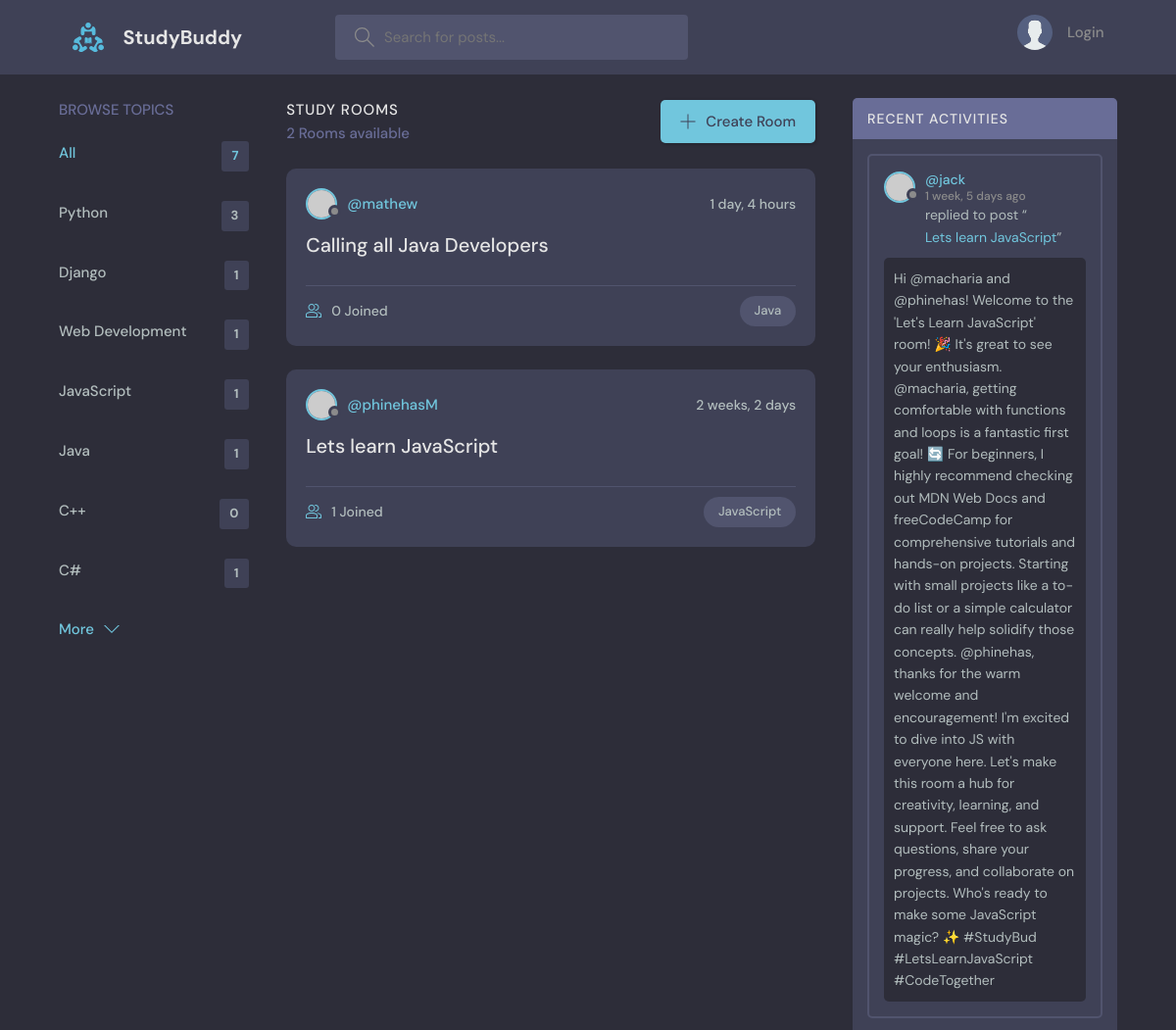
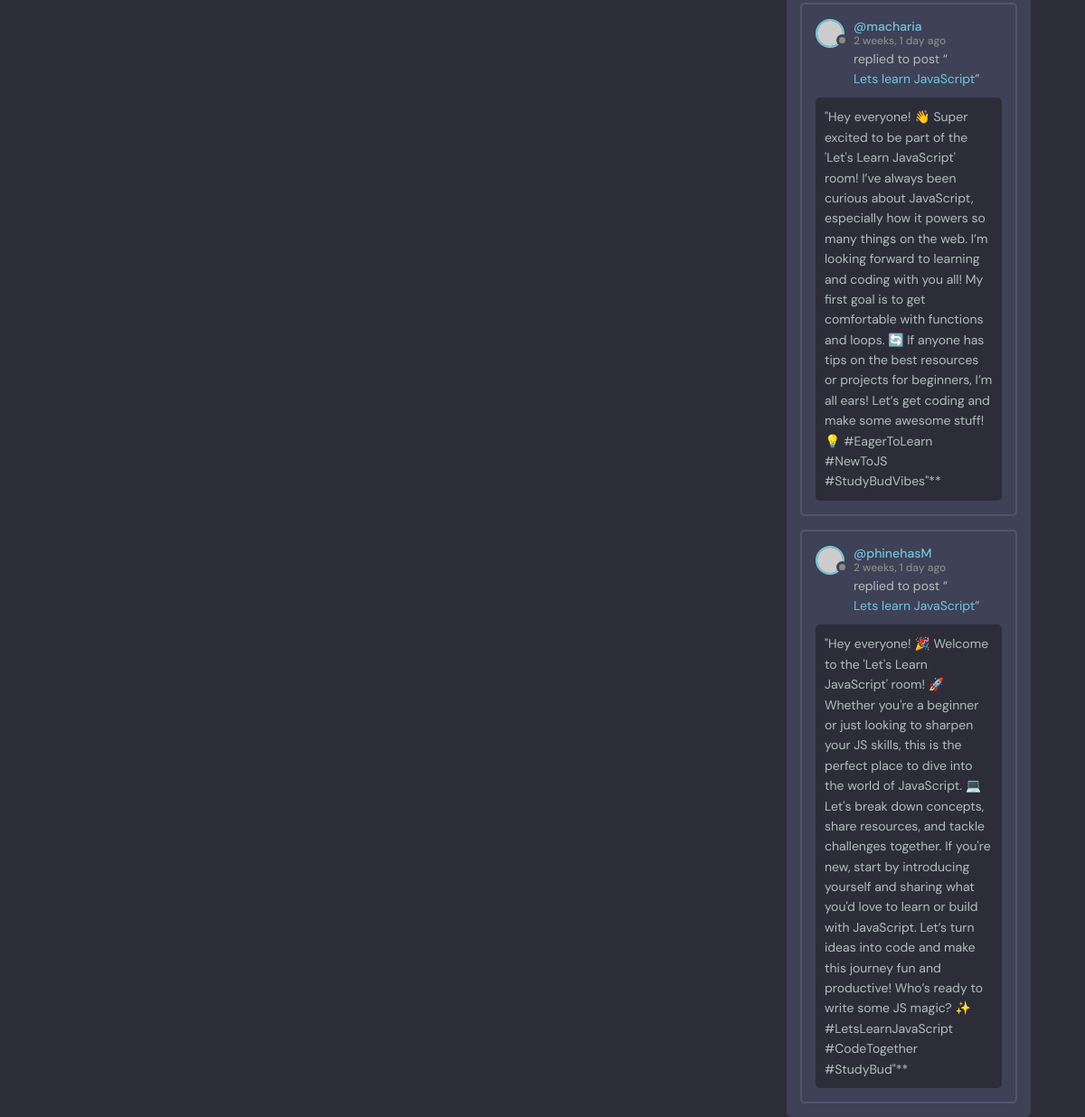
Screenshot of /?q=Java with the database file from the repository (2 pictures, top to bottom).
### base/models.py (models this page shows, shortened)
class Topic(models.Model):
    name = models.CharField(max_length=200)

class Room(models.Model):
    host = models.ForeignKey(User, on_delete=models.SET_NULL, null=True)
    topic = models.ForeignKey(Topic, on_delete=models.SET_NULL, null=True)
    name = models.CharField(max_length=200)
    description = models.TextField(null=True, blank=True)
    participants = models.ManyToManyField(User, related_name='participants', blank=True)
    updated = models.DateTimeField(auto_now=True)
    created = models.DateTimeField(auto_now_add=True)
    class Meta:
        ordering = ['-updated', '-created']
    def __str__(self):
        return self.name

class Message(models.Model):
    user = models.ForeignKey(User, on_delete=models.CASCADE)
    room = models.ForeignKey(Room, on_delete=models.CASCADE)
    body = models.TextField()
    updated = models.DateTimeField(auto_now=True)
    created = models.DateTimeField(auto_now_add=True)
    class Meta:
        ordering = ['-updated', '-created']

### base/views.py (the view)
# urls.py: path('', views.home, name='home'),
def home(request):
    q = request.GET.get('q') if request.GET.get('q') is not None else ''
    rooms = Room.objects.filter(
        Q(topic__name__icontains=q) |
        Q(name__icontains=q) |
        Q(description__icontains=q)
    )
    topics = Topic.objects.all()
    room_count = rooms.count()
    room_messages = Message.objects.filter(Q(room__topic__name__icontains=q))
    context = {'rooms': rooms, 'topics': topics, 'room_count': room_count,
               'room_messages': room_messages}
    return render(request, 'base/home.html', context)

### base/templates/base/home.html (shortened to what this page needs)
{% extends 'main.html' %}
{% block content %}
<main class="layout layout--3">
  <div class="container">
    {% include 'base/topics_component.html' %}
    <div class="roomList">
      <div class="roomList__header">
        <div>
          <h2>Study Rooms</h2>
          <p>{{room_count}} Rooms available</p>
        </div>
        <a class="btn btn--main" href="{% url 'create-room' %}">
          <svg version="1.1" xmlns="http://www.w3.org/2000/svg" width="32" height="32" viewBox="0 0 32 32">
            <title>add</title>
            <path
              d="M16.943 0.943h-1.885v14.115h-14.115v1.885h14.115v14.115h1.885v-14.115h14.115v-1.885h-14.115v-14.115z">
            </path>
          </svg>
          Create Room
        </a>
      </div>
      {% include 'base/feed_component.html' %}
    </div>
    {% include 'base/activity_component.html' %}
  </div>
</main>
{% endblock %}

### base/templates/base/topics_component.html
 <div class="topics">
    <div class="topics__header">
      <h2>Browse Topics</h2>
    </div>
    <ul class="topics__list">
      <li>
        <a href="{% url 'home' %}" class="active">All <span>{{topics.count}}</span></a>
      </li>
      {% for topic in topics %}
      <li>
        <a href="{% url 'home' %}?q={{topic.name}}">{{topic.name}}<span>{{topic.room_set.all.count}}</span></a>
      </li>
      {% endfor %}
    </ul>
    <button class="btn btn--link" href="/">
      More
      <svg version="1.1" xmlns="http://www.w3.org/2000/svg" width="32" height="32" viewBox="0 0 32 32">
        <title>chevron-down</title>
        <path d="M16 21l-13-13h-3l16 16 16-16h-3l-13 13z"></path>
      </svg>
    </button>
  </div>

### base/templates/base/feed_component.html (shortened to what this page needs)
{% for room in rooms %}
<div class="roomListRoom">
    <div class="roomListRoom__header">
      <a href="{% url 'user-profile' room.host.id %}" class="roomListRoom__author">
        <div class="avatar avatar--small">
          <img src="https://randomuser.me/api/portraits/women/11.jpg" />
        </div>
        <span>@{{room.host.username}}</span>
      </a>
      <div class="roomListRoom__actions">
        <span>{{room.created | timesince}}</span>
      </div>
    </div>
    <div class="roomListRoom__content">
      <a href="{% url 'room' room.id %}">{{room.name}}</a>
    </div>
    <div class="roomListRoom__meta">
      <a href="{% url 'room' room.id %}" class="roomListRoom__joined">
        {{room.participants.all.count}} Joined
      </a>
      <p class="roomListRoom__topic">{{room.topic.name}}</p>
    </div>
  </div>
  {% endfor %}

### base/templates/base/activity_component.html (shortened to what this page needs)
<div class="activities">
    <div class="activities__header">
      <h2>Recent Activities</h2>
    </div>
    {% for message in room_messages %}
    <div class="activities__box">
      <div class="activities__boxHeader roomListRoom__header">
        <a href="{% url 'user-profile' message.user.id %}" class="roomListRoom__author">
          <div class="avatar avatar--small">
            <img src="https://randomuser.me/api/portraits/women/11.jpg" />
          </div>
          <p>
            @{{message.user}}
            <span>{{message.created | timesince}} ago</span>
          </p>
        </a>
      </div>
      <div class="activities__boxContent">
        <p>replied to post “<a href="{% url 'room' message.room.id %}">{{message.room}}</a>”</p>
        <div class="activities__boxRoomContent">
            {{ message.body }}
        </div>
      </div>
    </div>
    {% endfor %}
</div>

### rows the page displays
Topic: name "Python", room_set.all.count "3"
Topic: name "Django", room_set.all.count "1"
Topic: name "Web Development", room_set.all.count "1"
Topic: name "JavaScript", room_set.all.count "1"
Topic: name "Java", room_set.all.count "1"
Topic: name "C++", room_set.all.count "0"
Topic: name "C#", room_set.all.count "1"
Room: host.username "mathew", created "1 day, 4 hours", name "Calling all Java Developers", participants.all.count "0", topic.name "Java"
Room: host.username "phinehasM", created "2 weeks, 2 days", name "Lets learn JavaScript", participants.all.count "1", topic.name "JavaScript"
Message: user "jack", created "1 week, 5 days", room "Lets learn JavaScript", body "Hi @macharia and @phinehas! Welcome to the 'Let's Learn JavaScript' room! 🎉 It's great to see your enthusiasm. @macharia, getting comfortable with functions and loops is a fantastic first goal! 🔄 For beginners, I highly recommend checking out MDN Web Docs and freeCodeCamp for comprehensive tutorials and hands-on projects. Starting with small projects like a to-do list or a simple calculator can really help solidify those concepts. @phinehas, thanks for the warm welcome and encouragement! I'm excited to dive into JS with everyone here. Let's make this room a hub for creativity, learning, and support. Feel free to ask questions, share your progress, and collaborate on projects. Who's ready to…"
Message: user "macharia", created "2 weeks, 1 day", room "Lets learn JavaScript", body "\"Hey everyone! 👋 Super excited to be part of the 'Let's Learn JavaScript' room! I’ve always been curious about JavaScript, especially how it powers so many things on the web. I’m looking forward to learning and coding with you all! My first goal is to get comfortable with functions and loops. 🔄 If anyone has tips on the best resources or projects for beginners, I’m all ears! Let’s get coding and make some awesome stuff! 💡 #EagerToLearn #NewToJS #StudyBudVibes\"**"
Message: user "phinehasM", created "2 weeks, 1 day", room "Lets learn JavaScript", body "\"Hey everyone! 🎉 Welcome to the 'Let's Learn JavaScript' room! 🚀 Whether you're a beginner or just looking to sharpen your JS skills, this is the perfect place to dive into the world of JavaScript. 💻 Let's break down concepts, share resources, and tackle challenges together. If you're new, start by introducing yourself and sharing what you'd love to learn or build with JavaScript. Let’s turn ideas into code and make this journey fun and productive! Who’s ready to write some JS magic? ✨ #LetsLearnJavaScript #CodeTogether #StudyBud\"**"

### other values shown
{{ topics.count }} "7"
{{ room_count }} "2"
